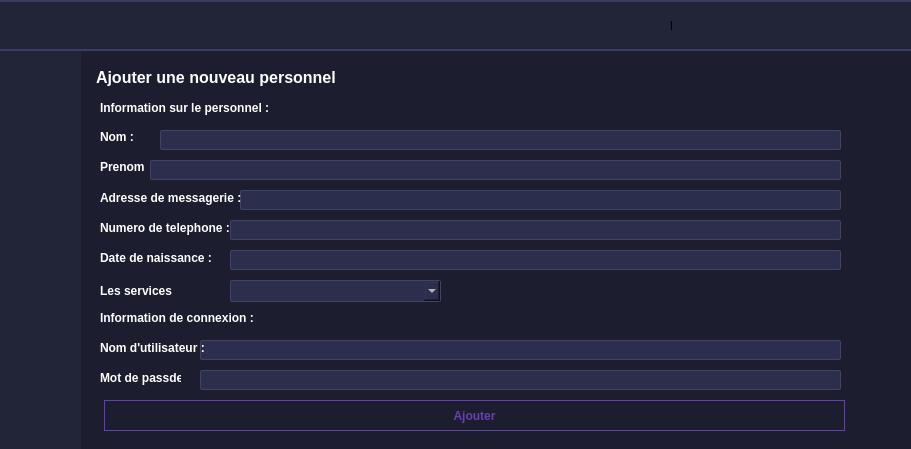
<?xml version="1.0" encoding="UTF-8"?>
<ui version="4.0">
 <class>administrateur</class>
 <widget class="QDialog" name="administrateur">
  <property name="geometry">
   <rect>
    <x>0</x>
    <y>0</y>
    <width>911</width>
    <height>449</height>
   </rect>
  </property>
  <property name="windowTitle">
   <string>Administrateur</string>
  </property>
  <property name="styleSheet">
   <string notr="true">QDialog{
	background-color: #1c1e2f;
	border :0;
}

#sidebar{
	background-color: #222437;
    background-clip: border-box;
    box-shadow: 0 0 0 0 #181a27;
}

#header{
	background-color: #222437;
    background-clip: border-box;
    border-top: 2px solid #383e5d;
	border-bottom: 2px solid #383e5d;
}

#mainMenuLabel{
	color: rgba(255, 255, 255, 0.7);
	border : 1px;
    border-bottom: 2px solid rgba(255, 255, 255, 0.13);
    margin: 0 30px;
    font-size: 12px;
    font-weight: 500;
    padding: 10px 0px 15px 0px;
}

</string>
  </property>
  <widget class="QStackedWidget" name="stackedWidget">
   <property name="geometry">
    <rect>
     <x>80</x>
     <y>50</y>
     <width>831</width>
     <height>401</height>
    </rect>
   </property>
   <property name="currentIndex">
    <number>2</number>
   </property>
   <widget class="QWidget" name="page">
    <property name="styleSheet">
     <string notr="true">QPushButton{
    font-size: 17px;
    font-weight: 800;
 }

QPushButton :hover{
    padding: -25px 0 10px 0;
 }</string>
    </property>
    <widget class="QPushButton" name="btnAddP">
     <property name="geometry">
      <rect>
       <x>0</x>
       <y>-1</y>
       <width>411</width>
       <height>451</height>
      </rect>
     </property>
     <property name="styleSheet">
      <string notr="true">QPushButton {
	font-weight: 500;
	text-align: center;
    vertical-align: middle;
	background-color: transparent;
	padding: 15px 30px 15px 70px;
    color: #fff;
	font-size: 11px;
	border : 0;
	 padding: 115px 0 -15px 0;
   	border-right: 4px solid #383e5d;
    border-radius: 2px;
    background-position: center top;
    background-repeat: no-repeat;
    background-origin: content;
    background-image: url(&quot;:/add-user-3-128.png&quot;);
}

QPushButton:hover {
  	background-color: #2e3657;
	color: #ffffff;
	font-weight: 500;
}</string>
     </property>
     <property name="text">
      <string>Ajouter une nouveau personnel</string>
     </property>
    </widget>
    <widget class="QPushButton" name="btnListP">
     <property name="geometry">
      <rect>
       <x>410</x>
       <y>0</y>
       <width>421</width>
       <height>201</height>
      </rect>
     </property>
     <property name="styleSheet">
      <string notr="true">QPushButton {
	font-weight: 500;
	text-align: center;
    vertical-align: middle;
	background-color: transparent;
	padding: 15px 30px 15px 70px;
    color: #fff;
	font-size: 11px;
	border : 0;
	 padding: 20px 0 -95px 0;
    border-radius: 2px;
    background-position: center top;
    background-repeat: no-repeat;
    background-origin: content;
    background-image: url(&quot;:/user-3-128.png&quot;);
}

QPushButton:hover {
  	background-color: #2e3657;
	color: #ffffff;
	font-weight: 500;
}</string>
     </property>
     <property name="text">
      <string>Liste des personnels</string>
     </property>
    </widget>
    <widget class="QPushButton" name="btnstat">
     <property name="geometry">
      <rect>
       <x>410</x>
       <y>200</y>
       <width>421</width>
       <height>201</height>
      </rect>
     </property>
     <property name="styleSheet">
      <string notr="true">QPushButton {
	font-weight: 500;
	text-align: center;
    vertical-align: middle;
	background-color: transparent;
	padding: 15px 30px 15px 70px;
    color: #fff;
	font-size: 11px;
	border : 0;
	 padding: 20px 0 -95px 0;
   	border-top: 4px solid #383e5d;
    border-radius: 2px;
    background-position: center top;
    background-repeat: no-repeat;
    background-origin: content;
    background-image: url(&quot;:/statistics-128.png&quot;);
}

QPushButton:hover {
  	background-color: #2e3657;
	color: #ffffff;
	font-weight: 500;
}</string>
     </property>
     <property name="text">
      <string>Statistique</string>
     </property>
    </widget>
   </widget>
   <widget class="QWidget" name="page_2">
    <property name="styleSheet">
     <string notr="true">QLineEdit {
	line-height: 1;
    color: #e9e6e6;
    background-color: #2b2e4c;
    background-clip: padding-box;
	border-radius: 2px;	
	border: 1px solid #414561;
    font-weight: 400;
	font-size: 16px;
    padding: 0.875rem 1.375rem;
	color: #ffffff;
}

QPushButton {
	font-weight: 600;
	text-align: center;
    vertical-align: middle;
   	background-color: transparent;
    border: 1px solid transparent;
	color: #6640b2;
    border-color: #6640b2;
}

QPushButton:hover {
    background-color: #6640b2;
	color: #ffffff;
	font-weight: 600;
}
QPushButton:pressed {
    background-color: #6640b2;
	color: #ffffff;
	font-weight: 600;
}</string>
    </property>
    <widget class="QTableView" name="tabpersonnel">
     <property name="geometry">
      <rect>
       <x>0</x>
       <y>0</y>
       <width>831</width>
       <height>351</height>
      </rect>
     </property>
    </widget>
    <widget class="QPushButton" name="btnTriee">
     <property name="geometry">
      <rect>
       <x>680</x>
       <y>360</y>
       <width>141</width>
       <height>31</height>
      </rect>
     </property>
     <property name="text">
      <string>Trie</string>
     </property>
    </widget>
    <widget class="QLineEdit" name="rechId">
     <property name="geometry">
      <rect>
       <x>20</x>
       <y>360</y>
       <width>241</width>
       <height>31</height>
      </rect>
     </property>
    </widget>
    <widget class="QPushButton" name="pushButton_3">
     <property name="geometry">
      <rect>
       <x>270</x>
       <y>360</y>
       <width>75</width>
       <height>31</height>
      </rect>
     </property>
     <property name="text">
      <string>Find</string>
     </property>
    </widget>
    <widget class="QPushButton" name="btnreload">
     <property name="geometry">
      <rect>
       <x>564</x>
       <y>360</y>
       <width>111</width>
       <height>31</height>
      </rect>
     </property>
     <property name="text">
      <string>Reload</string>
     </property>
    </widget>
   </widget>
   <widget class="QWidget" name="page_3">
    <property name="styleSheet">
     <string notr="true">QLabel {
	color: #ffffff;
	font-weight: 700;
}

QLineEdit {
	line-height: 1;
    color: #e9e6e6;
    background-color: #2b2e4c;
    background-clip: padding-box;
	border-radius: 2px;	
	border: 1px solid #414561;
    font-weight: 400;
	font-size: 16px;
    padding: 0.875rem 1.375rem;
	color: #ffffff;
}

QComboBox{
	line-height: 1;
    color: #e9e6e6;
    background-color: #2b2e4c;
    background-clip: padding-box;
	border-radius: 2px;	
	border: 1px solid #414561;
    font-weight: 400;
	font-size: 16px;
    padding: 0.875rem 1.375rem;
	color: #ffffff;
}

QPushButton {
	font-weight: 600;
	text-align: center;
    vertical-align: middle;
   	background-color: transparent;
    border: 1px solid transparent;
	color: #6640b2;
    border-color: #6640b2;
}

QPushButton:hover {
    background-color: #6640b2;
	color: #ffffff;
	font-weight: 600;
}
QPushButton:pressed {
    background-color: #6640b2;
	color: #ffffff;
	font-weight: 600;
}</string>
    </property>
    <widget class="QLabel" name="label_5">
     <property name="geometry">
      <rect>
       <x>20</x>
       <y>200</y>
       <width>141</width>
       <height>16</height>
      </rect>
     </property>
     <property name="text">
      <string>Date de naissance :</string>
     </property>
    </widget>
    <widget class="QLabel" name="label">
     <property name="geometry">
      <rect>
       <x>20</x>
       <y>80</y>
       <width>47</width>
       <height>13</height>
      </rect>
     </property>
     <property name="text">
      <string>Nom :</string>
     </property>
    </widget>
    <widget class="QLabel" name="label_6">
     <property name="geometry">
      <rect>
       <x>20</x>
       <y>260</y>
       <width>231</width>
       <height>16</height>
      </rect>
     </property>
     <property name="font">
      <font>
       <weight>87</weight>
       <bold>true</bold>
      </font>
     </property>
     <property name="text">
      <string>Information de connexion :</string>
     </property>
    </widget>
    <widget class="QLineEdit" name="lineEdit_password">
     <property name="geometry">
      <rect>
       <x>120</x>
       <y>320</y>
       <width>641</width>
       <height>20</height>
      </rect>
     </property>
    </widget>
    <widget class="QLineEdit" name="lineEdit_email">
     <property name="geometry">
      <rect>
       <x>160</x>
       <y>140</y>
       <width>601</width>
       <height>20</height>
      </rect>
     </property>
    </widget>
    <widget class="QLineEdit" name="lineEdit_nom">
     <property name="geometry">
      <rect>
       <x>80</x>
       <y>80</y>
       <width>681</width>
       <height>20</height>
      </rect>
     </property>
    </widget>
    <widget class="QLineEdit" name="lineEdit_utilisateur">
     <property name="geometry">
      <rect>
       <x>120</x>
       <y>290</y>
       <width>641</width>
       <height>20</height>
      </rect>
     </property>
    </widget>
    <widget class="QLabel" name="label_2">
     <property name="geometry">
      <rect>
       <x>20</x>
       <y>140</y>
       <width>141</width>
       <height>16</height>
      </rect>
     </property>
     <property name="text">
      <string>Adresse de messagerie :</string>
     </property>
    </widget>
    <widget class="QLabel" name="label_10">
     <property name="geometry">
      <rect>
       <x>20</x>
       <y>110</y>
       <width>47</width>
       <height>13</height>
      </rect>
     </property>
     <property name="text">
      <string>Prenom :</string>
     </property>
    </widget>
    <widget class="QLineEdit" name="lineEdit_tel">
     <property name="geometry">
      <rect>
       <x>150</x>
       <y>170</y>
       <width>611</width>
       <height>20</height>
      </rect>
     </property>
    </widget>
    <widget class="QLabel" name="label_3">
     <property name="geometry">
      <rect>
       <x>20</x>
       <y>170</y>
       <width>211</width>
       <height>16</height>
      </rect>
     </property>
     <property name="text">
      <string>Numero de telephone :</string>
     </property>
    </widget>
    <widget class="QLabel" name="label_8">
     <property name="geometry">
      <rect>
       <x>20</x>
       <y>290</y>
       <width>131</width>
       <height>16</height>
      </rect>
     </property>
     <property name="text">
      <string>Nom d'utilisateur :</string>
     </property>
    </widget>
    <widget class="QLabel" name="label_9">
     <property name="geometry">
      <rect>
       <x>20</x>
       <y>320</y>
       <width>81</width>
       <height>16</height>
      </rect>
     </property>
     <property name="text">
      <string>Mot de passde :</string>
     </property>
    </widget>
    <widget class="QLineEdit" name="lineEdit_date">
     <property name="geometry">
      <rect>
       <x>150</x>
       <y>200</y>
       <width>611</width>
       <height>20</height>
      </rect>
     </property>
    </widget>
    <widget class="QLabel" name="label_7">
     <property name="geometry">
      <rect>
       <x>20</x>
       <y>50</y>
       <width>301</width>
       <height>16</height>
      </rect>
     </property>
     <property name="font">
      <font>
       <weight>87</weight>
       <bold>true</bold>
      </font>
     </property>
     <property name="text">
      <string>Information sur le personnel :</string>
     </property>
    </widget>
    <widget class="QPushButton" name="pushButton">
     <property name="geometry">
      <rect>
       <x>24</x>
       <y>350</y>
       <width>741</width>
       <height>31</height>
      </rect>
     </property>
     <property name="text">
      <string>Ajouter</string>
     </property>
    </widget>
    <widget class="QLineEdit" name="lineEdit_prenom">
     <property name="geometry">
      <rect>
       <x>70</x>
       <y>110</y>
       <width>691</width>
       <height>20</height>
      </rect>
     </property>
    </widget>
    <widget class="QLabel" name="label_15">
     <property name="geometry">
      <rect>
       <x>16</x>
       <y>12</y>
       <width>491</width>
       <height>31</height>
      </rect>
     </property>
     <property name="styleSheet">
      <string notr="true">QLabel {
	color: #ffffff;
	font-size: 16px;
	font-weight: 700;
}</string>
     </property>
     <property name="text">
      <string>Ajouter une nouveau personnel</string>
     </property>
    </widget>
    <widget class="QComboBox" name="comboBoxserver">
     <property name="geometry">
      <rect>
       <x>150</x>
       <y>230</y>
       <width>211</width>
       <height>22</height>
      </rect>
     </property>
    </widget>
    <widget class="QLabel" name="label_25">
     <property name="geometry">
      <rect>
       <x>20</x>
       <y>230</y>
       <width>141</width>
       <height>21</height>
      </rect>
     </property>
     <property name="text">
      <string>Les services</string>
     </property>
    </widget>
   </widget>
   <widget class="QWidget" name="page_5">
    <property name="styleSheet">
     <string notr="true">QLineEdit {
	line-height: 1;
    color: #e9e6e6;
    background-color: #2b2e4c;
    background-clip: padding-box;
	border-radius: 2px;	
	border: 1px solid #414561;
    font-weight: 400;
	font-size: 16px;
    padding: 0.875rem 1.375rem;
	color: #ffffff;
}

QLabel {
	color: #ffffff;
	font-weight: 700;
}

QPushButton {
	font-weight: 600;
	text-align: center;
    vertical-align: middle;
   	background-color: transparent;
    border: 1px solid transparent;
	color: #6640b2;
    border-color: #6640b2;
}

QPushButton:hover {
    background-color: #6640b2;
	color: #ffffff;
	font-weight: 600;
}
QPushButton:pressed {
    background-color: #6640b2;
	color: #ffffff;
	font-weight: 600;
}</string>
    </property>
    <widget class="QLabel" name="label_14">
     <property name="geometry">
      <rect>
       <x>20</x>
       <y>110</y>
       <width>47</width>
       <height>13</height>
      </rect>
     </property>
     <property name="text">
      <string>Prenom</string>
     </property>
    </widget>
    <widget class="QLineEdit" name="lineEdit_tel_2">
     <property name="geometry">
      <rect>
       <x>60</x>
       <y>140</y>
       <width>751</width>
       <height>20</height>
      </rect>
     </property>
    </widget>
    <widget class="QLineEdit" name="lineEdit_nom_2">
     <property name="geometry">
      <rect>
       <x>60</x>
       <y>80</y>
       <width>751</width>
       <height>20</height>
      </rect>
     </property>
    </widget>
    <widget class="QLabel" name="label_4">
     <property name="geometry">
      <rect>
       <x>20</x>
       <y>50</y>
       <width>81</width>
       <height>16</height>
      </rect>
     </property>
     <property name="text">
      <string>Identifaint :</string>
     </property>
    </widget>
    <widget class="QLabel" name="label_12">
     <property name="geometry">
      <rect>
       <x>20</x>
       <y>140</y>
       <width>47</width>
       <height>13</height>
      </rect>
     </property>
     <property name="text">
      <string>Tel : </string>
     </property>
    </widget>
    <widget class="QLabel" name="label_13">
     <property name="geometry">
      <rect>
       <x>20</x>
       <y>80</y>
       <width>47</width>
       <height>13</height>
      </rect>
     </property>
     <property name="text">
      <string>Nom :</string>
     </property>
    </widget>
    <widget class="QLineEdit" name="lineEdit_prenom_2">
     <property name="geometry">
      <rect>
       <x>80</x>
       <y>110</y>
       <width>731</width>
       <height>20</height>
      </rect>
     </property>
    </widget>
    <widget class="QLabel" name="label_16">
     <property name="geometry">
      <rect>
       <x>20</x>
       <y>180</y>
       <width>47</width>
       <height>13</height>
      </rect>
     </property>
     <property name="text">
      <string>Email</string>
     </property>
    </widget>
    <widget class="QLabel" name="label_17">
     <property name="geometry">
      <rect>
       <x>20</x>
       <y>220</y>
       <width>101</width>
       <height>16</height>
      </rect>
     </property>
     <property name="text">
      <string>Date de naissance</string>
     </property>
    </widget>
    <widget class="QLabel" name="InfoPerso">
     <property name="geometry">
      <rect>
       <x>110</x>
       <y>50</y>
       <width>321</width>
       <height>21</height>
      </rect>
     </property>
     <property name="text">
      <string/>
     </property>
    </widget>
    <widget class="QLineEdit" name="lineEdit_Email">
     <property name="geometry">
      <rect>
       <x>70</x>
       <y>180</y>
       <width>741</width>
       <height>20</height>
      </rect>
     </property>
    </widget>
    <widget class="QLineEdit" name="lineEdit_DateN2">
     <property name="geometry">
      <rect>
       <x>140</x>
       <y>220</y>
       <width>721</width>
       <height>20</height>
      </rect>
     </property>
    </widget>
    <widget class="QPushButton" name="pushButton_6">
     <property name="geometry">
      <rect>
       <x>20</x>
       <y>270</y>
       <width>261</width>
       <height>51</height>
      </rect>
     </property>
     <property name="text">
      <string>Mise A jour</string>
     </property>
    </widget>
    <widget class="QPushButton" name="pushButton_7">
     <property name="geometry">
      <rect>
       <x>290</x>
       <y>270</y>
       <width>261</width>
       <height>51</height>
      </rect>
     </property>
     <property name="text">
      <string>SMS</string>
     </property>
    </widget>
    <widget class="QPushButton" name="pushButton_8">
     <property name="geometry">
      <rect>
       <x>560</x>
       <y>270</y>
       <width>261</width>
       <height>51</height>
      </rect>
     </property>
     <property name="text">
      <string>Supprimer</string>
     </property>
    </widget>
    <widget class="QPushButton" name="pushButton_9">
     <property name="geometry">
      <rect>
       <x>20</x>
       <y>340</y>
       <width>801</width>
       <height>41</height>
      </rect>
     </property>
     <property name="text">
      <string>Back to List</string>
     </property>
    </widget>
   </widget>
   <widget class="QWidget" name="page_4">
    <widget class="QListWidget" name="listWidgetstat">
     <property name="geometry">
      <rect>
       <x>0</x>
       <y>0</y>
       <width>831</width>
       <height>401</height>
      </rect>
     </property>
    </widget>
   </widget>
   <widget class="QWidget" name="page_6">
    <widget class="QPushButton" name="btnAddP_2">
     <property name="geometry">
      <rect>
       <x>0</x>
       <y>0</y>
       <width>411</width>
       <height>451</height>
      </rect>
     </property>
     <property name="styleSheet">
      <string notr="true">QPushButton {
	font-weight: 500;
	text-align: center;
    vertical-align: middle;
	background-color: transparent;
	padding: 15px 30px 15px 70px;
    color: #fff;
	font-size: 11px;
	border : 0;
	 padding: 115px 0 -15px 0;
   	border-right: 4px solid #383e5d;
    border-radius: 2px;
    background-position: center top;
    background-repeat: no-repeat;
    background-origin: content;
    background-image: url(&quot;:/doctor-128.png&quot;);
}

QPushButton:hover {
  	background-color: #2e3657;
	color: #ffffff;
	font-weight: 500;
}</string>
     </property>
     <property name="text">
      <string>Ajouter une nouveau service</string>
     </property>
    </widget>
    <widget class="QPushButton" name="btnListP_2">
     <property name="geometry">
      <rect>
       <x>410</x>
       <y>1</y>
       <width>421</width>
       <height>451</height>
      </rect>
     </property>
     <property name="styleSheet">
      <string notr="true">QPushButton {
	font-weight: 500;
	text-align: center;
    vertical-align: middle;
	background-color: transparent;
	padding: 15px 30px 15px 70px;
    color: #fff;
	font-size: 11px;
	border : 0;
	 padding: 115px 0 -15px 0;
   	border-right: 4px solid #383e5d;
    border-radius: 2px;
    background-position: center top;
    background-repeat: no-repeat;
    background-origin: content;
    background-image: url(&quot;:/workers-128.png&quot;);
}

QPushButton:hover {
  	background-color: #2e3657;
	color: #ffffff;
	font-weight: 500;
}</string>
     </property>
     <property name="text">
      <string>Liste des services</string>
     </property>
    </widget>
   </widget>
   <widget class="QWidget" name="page_7">
    <property name="styleSheet">
     <string notr="true">QLineEdit {
	line-height: 1;
    color: #e9e6e6;
    background-color: #2b2e4c;
    background-clip: padding-box;
	border-radius: 2px;	
	border: 1px solid #414561;
    font-weight: 400;
	font-size: 16px;
    padding: 0.875rem 1.375rem;
	color: #ffffff;
}
QLabel {
	color: #ffffff;
	font-weight: 700;
}

QPushButton {
	font-weight: 600;
	text-align: center;
    vertical-align: middle;
   	background-color: transparent;
    border: 1px solid transparent;
	color: #6640b2;
    border-color: #6640b2;
}

QPushButton:hover {
    background-color: #6640b2;
	color: #ffffff;
	font-weight: 600;
}
QPushButton:pressed {
    background-color: #6640b2;
	color: #ffffff;
	font-weight: 600;
}</string>
    </property>
    <widget class="QLabel" name="label_11">
     <property name="geometry">
      <rect>
       <x>20</x>
       <y>170</y>
       <width>211</width>
       <height>16</height>
      </rect>
     </property>
     <property name="text">
      <string>Salaire :</string>
     </property>
    </widget>
    <widget class="QLabel" name="label_18">
     <property name="geometry">
      <rect>
       <x>20</x>
       <y>50</y>
       <width>301</width>
       <height>16</height>
      </rect>
     </property>
     <property name="font">
      <font>
       <weight>87</weight>
       <bold>true</bold>
      </font>
     </property>
     <property name="text">
      <string>Information sur le service :</string>
     </property>
    </widget>
    <widget class="QPushButton" name="pushButton_2">
     <property name="geometry">
      <rect>
       <x>24</x>
       <y>350</y>
       <width>741</width>
       <height>31</height>
      </rect>
     </property>
     <property name="text">
      <string>Ajouter</string>
     </property>
    </widget>
    <widget class="QLineEdit" name="lineEdit_heure_2">
     <property name="geometry">
      <rect>
       <x>160</x>
       <y>140</y>
       <width>601</width>
       <height>20</height>
      </rect>
     </property>
    </widget>
    <widget class="QLabel" name="label_19">
     <property name="geometry">
      <rect>
       <x>20</x>
       <y>110</y>
       <width>47</width>
       <height>13</height>
      </rect>
     </property>
     <property name="text">
      <string>Nom :</string>
     </property>
    </widget>
    <widget class="QLabel" name="label_20">
     <property name="geometry">
      <rect>
       <x>20</x>
       <y>140</y>
       <width>141</width>
       <height>16</height>
      </rect>
     </property>
     <property name="text">
      <string>Nombre de heure :</string>
     </property>
    </widget>
    <widget class="QLabel" name="label_21">
     <property name="geometry">
      <rect>
       <x>20</x>
       <y>80</y>
       <width>47</width>
       <height>13</height>
      </rect>
     </property>
     <property name="text">
      <string>Id:</string>
     </property>
    </widget>
    <widget class="QLineEdit" name="lineEdit_nom_3">
     <property name="geometry">
      <rect>
       <x>70</x>
       <y>110</y>
       <width>691</width>
       <height>20</height>
      </rect>
     </property>
    </widget>
    <widget class="QLineEdit" name="lineEdit_salaire_3">
     <property name="geometry">
      <rect>
       <x>150</x>
       <y>170</y>
       <width>611</width>
       <height>20</height>
      </rect>
     </property>
    </widget>
    <widget class="QLabel" name="label_22">
     <property name="geometry">
      <rect>
       <x>16</x>
       <y>12</y>
       <width>491</width>
       <height>31</height>
      </rect>
     </property>
     <property name="styleSheet">
      <string notr="true">QLabel {
	color: #ffffff;
	font-size: 16px;
	font-weight: 700;
}</string>
     </property>
     <property name="text">
      <string>Ajouter une nouveau service</string>
     </property>
    </widget>
    <widget class="QLineEdit" name="lineEdit_id_3">
     <property name="geometry">
      <rect>
       <x>80</x>
       <y>80</y>
       <width>681</width>
       <height>20</height>
      </rect>
     </property>
    </widget>
   </widget>
   <widget class="QWidget" name="page_8">
    <property name="styleSheet">
     <string notr="true">QLineEdit {
	line-height: 1;
    color: #e9e6e6;
    background-color: #2b2e4c;
    background-clip: padding-box;
	border-radius: 2px;	
	border: 1px solid #414561;
    font-weight: 400;
	font-size: 16px;
    padding: 0.875rem 1.375rem;
	color: #ffffff;
}

QPushButton {
	font-weight: 600;
	text-align: center;
    vertical-align: middle;
   	background-color: transparent;
    border: 1px solid transparent;
	color: #6640b2;
    border-color: #6640b2;
}

QPushButton:hover {
    background-color: #6640b2;
	color: #ffffff;
	font-weight: 600;
}
QPushButton:pressed {
    background-color: #6640b2;
	color: #ffffff;
	font-weight: 600;
}</string>
    </property>
    <widget class="QTableView" name="tabservice">
     <property name="geometry">
      <rect>
       <x>0</x>
       <y>0</y>
       <width>831</width>
       <height>351</height>
      </rect>
     </property>
    </widget>
    <widget class="QPushButton" name="btnreload_2">
     <property name="geometry">
      <rect>
       <x>564</x>
       <y>360</y>
       <width>111</width>
       <height>31</height>
      </rect>
     </property>
     <property name="text">
      <string>Reload</string>
     </property>
    </widget>
    <widget class="QPushButton" name="pushButton_4">
     <property name="geometry">
      <rect>
       <x>270</x>
       <y>360</y>
       <width>75</width>
       <height>31</height>
      </rect>
     </property>
     <property name="text">
      <string>Find</string>
     </property>
    </widget>
    <widget class="QLineEdit" name="rechId_2">
     <property name="geometry">
      <rect>
       <x>20</x>
       <y>360</y>
       <width>241</width>
       <height>31</height>
      </rect>
     </property>
    </widget>
    <widget class="QPushButton" name="btnTriee_2">
     <property name="geometry">
      <rect>
       <x>680</x>
       <y>360</y>
       <width>141</width>
       <height>31</height>
      </rect>
     </property>
     <property name="text">
      <string>Trie</string>
     </property>
    </widget>
   </widget>
   <widget class="QWidget" name="page_9">
    <property name="styleSheet">
     <string notr="true">QLineEdit {
	line-height: 1;
    color: #e9e6e6;
    background-color: #2b2e4c;
    background-clip: padding-box;
	border-radius: 2px;	
	border: 1px solid #414561;
    font-weight: 400;
	font-size: 16px;
    padding: 0.875rem 1.375rem;
	color: #ffffff;
}

QLabel {
	color: #ffffff;
	font-weight: 700;
}


QPushButton {
	font-weight: 600;
	text-align: center;
    vertical-align: middle;
   	background-color: transparent;
    border: 1px solid transparent;
	color: #6640b2;
    border-color: #6640b2;
}

QPushButton:hover {
    background-color: #6640b2;
	color: #ffffff;
	font-weight: 600;
}
QPushButton:pressed {
    background-color: #6640b2;
	color: #ffffff;
	font-weight: 600;
}</string>
    </property>
    <widget class="QPushButton" name="pushButton_10">
     <property name="geometry">
      <rect>
       <x>30</x>
       <y>340</y>
       <width>791</width>
       <height>41</height>
      </rect>
     </property>
     <property name="text">
      <string>Back to List</string>
     </property>
    </widget>
    <widget class="QLabel" name="label_23">
     <property name="geometry">
      <rect>
       <x>30</x>
       <y>80</y>
       <width>47</width>
       <height>13</height>
      </rect>
     </property>
     <property name="text">
      <string>Nom :</string>
     </property>
    </widget>
    <widget class="QLineEdit" name="lineEdit_nbH">
     <property name="geometry">
      <rect>
       <x>150</x>
       <y>120</y>
       <width>671</width>
       <height>20</height>
      </rect>
     </property>
    </widget>
    <widget class="QLabel" name="label_24">
     <property name="geometry">
      <rect>
       <x>30</x>
       <y>120</y>
       <width>101</width>
       <height>16</height>
      </rect>
     </property>
     <property name="text">
      <string>Nombre de heure :</string>
     </property>
    </widget>
    <widget class="QLineEdit" name="lineEdit_nomser">
     <property name="geometry">
      <rect>
       <x>70</x>
       <y>80</y>
       <width>751</width>
       <height>20</height>
      </rect>
     </property>
    </widget>
    <widget class="QLabel" name="label_26">
     <property name="geometry">
      <rect>
       <x>30</x>
       <y>50</y>
       <width>81</width>
       <height>16</height>
      </rect>
     </property>
     <property name="text">
      <string>Identifaint :</string>
     </property>
    </widget>
    <widget class="QLineEdit" name="lineEdit_salaire">
     <property name="geometry">
      <rect>
       <x>110</x>
       <y>160</y>
       <width>711</width>
       <height>20</height>
      </rect>
     </property>
    </widget>
    <widget class="QPushButton" name="pushButton_12">
     <property name="geometry">
      <rect>
       <x>440</x>
       <y>270</y>
       <width>381</width>
       <height>51</height>
      </rect>
     </property>
     <property name="text">
      <string>Supprimer</string>
     </property>
    </widget>
    <widget class="QLabel" name="label_27">
     <property name="geometry">
      <rect>
       <x>30</x>
       <y>160</y>
       <width>101</width>
       <height>16</height>
      </rect>
     </property>
     <property name="text">
      <string>Salaire :</string>
     </property>
    </widget>
    <widget class="QPushButton" name="pushButton_13">
     <property name="geometry">
      <rect>
       <x>30</x>
       <y>270</y>
       <width>381</width>
       <height>51</height>
      </rect>
     </property>
     <property name="text">
      <string>Mise A jour</string>
     </property>
    </widget>
    <widget class="QLabel" name="InfoServ">
     <property name="geometry">
      <rect>
       <x>100</x>
       <y>50</y>
       <width>321</width>
       <height>21</height>
      </rect>
     </property>
     <property name="text">
      <string/>
     </property>
    </widget>
   </widget>
  </widget>
  <widget class="QLabel" name="sidebar">
   <property name="geometry">
    <rect>
     <x>0</x>
     <y>50</y>
     <width>81</width>
     <height>401</height>
    </rect>
   </property>
   <property name="text">
    <string/>
   </property>
  </widget>
  <widget class="QPushButton" name="btnPersonnel">
   <property name="geometry">
    <rect>
     <x>0</x>
     <y>50</y>
     <width>81</width>
     <height>81</height>
    </rect>
   </property>
   <property name="styleSheet">
    <string notr="true">QPushButton {
	font-weight: 500;
	text-align: center;
    vertical-align: middle;
	background-color: transparent;
	padding: 15px 30px 15px 70px;
    color: #fff;
	font-size: 11px;
	padding-left: 25px;
    padding-right: 25px;
	border : 0;
}

QPushButton:hover {
  	background-color: #2e3657;
	color: #ffffff;
	font-weight: 500;
}
QPushButton:pressed {
    background-color: #ffffff;
	color: #000000;
	font-weight: 500;
}</string>
   </property>
   <property name="text">
    <string/>
   </property>
  </widget>
  <widget class="QPushButton" name="btnService">
   <property name="geometry">
    <rect>
     <x>0</x>
     <y>130</y>
     <width>81</width>
     <height>81</height>
    </rect>
   </property>
   <property name="styleSheet">
    <string notr="true">QPushButton {
	font-weight: 500;
	text-align: center;
    vertical-align: middle;
	background-color: transparent;
	padding: 15px 30px 15px 70px;
    color: #fff;
	font-size: 11px;
	padding-left: 25px;
    padding-right: 25px;
	border : 0;
}

QPushButton:hover {
  	background-color: #2e3657;
	color: #ffffff;
	font-weight: 500;
}
QPushButton:pressed {
    background-color: #ffffff;
	color: #000000;
	font-weight: 500;
}</string>
   </property>
   <property name="text">
    <string/>
   </property>
  </widget>
  <widget class="QLabel" name="header">
   <property name="geometry">
    <rect>
     <x>0</x>
     <y>0</y>
     <width>911</width>
     <height>51</height>
    </rect>
   </property>
   <property name="text">
    <string/>
   </property>
  </widget>
  <widget class="QPushButton" name="btnLeft">
   <property name="geometry">
    <rect>
     <x>50</x>
     <y>14</y>
     <width>24</width>
     <height>24</height>
    </rect>
   </property>
   <property name="styleSheet">
    <string notr="true">QPushButton {
    padding: 0px 0 -15px 0;
    border-radius: 2px;
    background-position: center top;
    background-repeat: no-repeat;
    background-origin: content;
    background-image: url(&quot;:/arrow-24-24.png&quot;);
 }
</string>
   </property>
   <property name="text">
    <string/>
   </property>
  </widget>
  <widget class="QPushButton" name="btnRight">
   <property name="geometry">
    <rect>
     <x>10</x>
     <y>14</y>
     <width>24</width>
     <height>24</height>
    </rect>
   </property>
   <property name="styleSheet">
    <string notr="true">QPushButton {
    padding: 0px 0 -15px 0;
    border-radius: 2px;
    background-position: center top;
    background-repeat: no-repeat;
    background-origin: content;
    background-image: url(&quot;:/arrow-88-24.png&quot;);
 }
</string>
   </property>
   <property name="text">
    <string/>
   </property>
  </widget>
  <widget class="QLabel" name="username">
   <property name="geometry">
    <rect>
     <x>670</x>
     <y>5</y>
     <width>241</width>
     <height>41</height>
    </rect>
   </property>
   <property name="text">
    <string>l</string>
   </property>
  </widget>
 </widget>
 <resources/>
 <connections/>
</ui>
